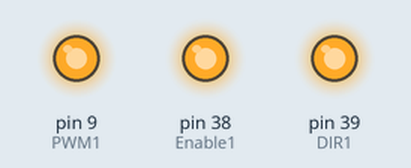
Simulated run of this sketch. Board: Arduino Mega 2560, built with avr-gcc and run on an emulated ATmega2560. Shown: output pins drawn as LEDs (lit = HIGH).

Above: at 0.15 s.
At 10.25 s:
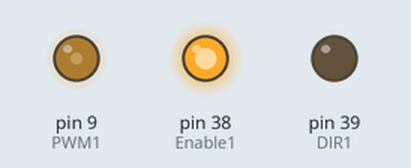
At 19.93 s:
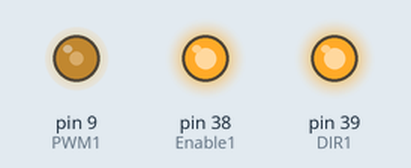
At 39.68 s:
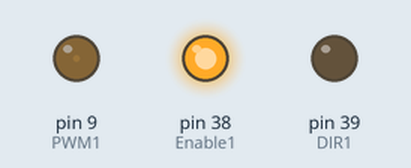
Timing chart, 0 to 40.0 s (numbered marks = the images above):
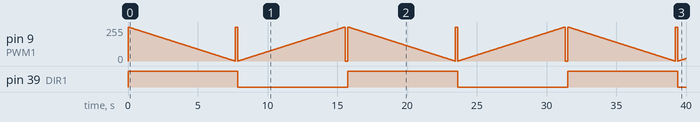

Measured:
- by itself, pin 39 (DIR1): alternates HIGH for 7.9 s and LOW for 7.9 s

The sketch:

LAB9_2_3.ino
```cpp
int Enable1 = 38;
int PWM1 = 9;
int DIR1 = 39;

int button_pin = 14;
boolean direction = true;
void setup(){
  pinMode(Enable1, OUTPUT);
  pinMode(PWM1, OUTPUT);
  pinMode(DIR1, OUTPUT);

  digitalWrite(Enable1, HIGH);
  digitalWrite(DIR1, direction);
  digitalWrite(PWM1,!direction);

  pinMode(button_pin, INPUT);
  Serial.begin(9600);
}

void loop() {
digitalWrite(Enable1, HIGH); // 모터 제어 가능 상태
digitalWrite(DIR1, HIGH); // 정방향 회전
for (int i = 255; i >= 0; i--) { // 모터 회전 속도 서서히 증가
analogWrite(PWM1, i);
delay(30);
}
digitalWrite(PWM1, HIGH); // 모터 정지
delay(200);
digitalWrite(DIR1, LOW); // 역방향 회전
for (int i = 0; i < 256; i++) { // 모터 회전 속도 서서히 증가
analogWrite(PWM1, i);
delay(30);
}
digitalWrite(PWM1, LOW); // 모터 정지
delay(200);
digitalWrite(Enable1, LOW); // 모터 제어 불가능 상태
}
```
